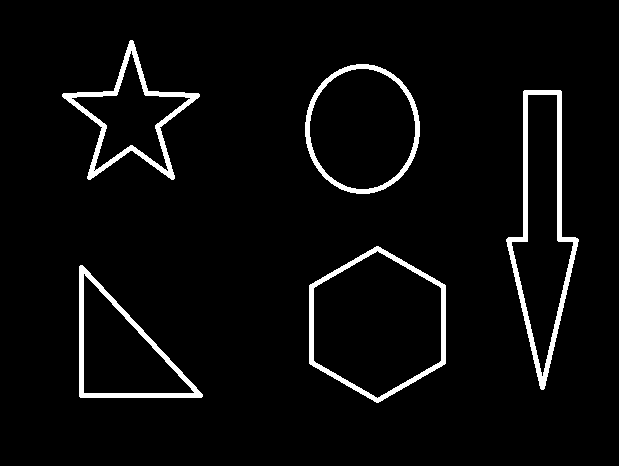
#> input picture opencv learning/操作教学/2. 图像处理/data/contours.png, 619 x 466 px, found by its file name
$ python '3.图像轮廓.py'   (older library calls are emulated)
#> lines starting #> are read from the running program, lines starting #| are printed output that depends on the picture; after the words box and inside, x2 and y2 are one past the last pixel; in counts of white or black regions, pixels touching at a corner belong together
import cv2
import numpy as np


# 图片展示
def show(img):
    cv2.imshow('1', img)
    # 0：任意键退出
    cv2.waitKey(0)
    cv2.destroyAllWindows()


# 轮廓检测：
#   必须要在二值图像上进行处理。
# cv2.findContours(img,mode,method)
#   mode:轮廓检索模式
#       RETR_EXTERNAL ：只检索最外面的轮廓；
#       RETR_LIST：检索所有的轮廓，并将其保存到一条链表当中；
#       RETR_CCOMP：检索所有的轮廓，并将他们组织为两层：顶层是各部分的外部边界，第二层是空洞的边界;
#       RETR_TREE：检索所有的轮廓，并重构嵌套轮廓的整个层次;（主要使用这个）
#
#   method:轮廓逼近方法
#       CHAIN_APPROX_NONE：正常画出轮廓。以Freeman链码的方式输出轮廓，所有其他方法输出多边形（顶点的序列）。
#       CHAIN_APPROX_SIMPLE：精简轮廓，只保留终点。压缩水平的、垂直的和斜的部分，也就是，函数只保留他们的终点部分。

img = cv2.imread('data\contours.png')
#> img is the input picture: shape (466, 619, 3); 4.2% white; 5 white regions, box (x1, y1, x2, y2) and area: (506, 90, 579, 390) 3301, (62, 40, 200, 180) 2541, (309, 246, 446, 403) 2264, (79, 265, 203, 398) 2101, (305, 64, 420, 194) 1846
gray = cv2.cvtColor(img, cv2.COLOR_BGR2GRAY)
#> gray: shape (466, 619); 4.2% white; 5 white regions
# 二值处理，图片中非黑即白
ret, thresh = cv2.threshold(gray, 127, 255, cv2.THRESH_BINARY)
show(thresh)

# 1.检测轮廓
#   binary：原图
#   contours：轮廓信息
#   hierarchy：层级
binary, contours, hierarchy = cv2.findContours(thresh,
                                               cv2.RETR_TREE,
                                               cv2.CHAIN_APPROX_NONE)
#> contours = 11 contours, 1 with area under 20; largest, box (x1, y1, x2, y2) and area: (309, 246, 446, 403) 15986, (313, 250, 442, 399) 14136, (305, 64, 420, 194) 11560, (506, 90, 579, 390) 11396, (309, 68, 416, 190) 10048

# 2.绘制轮廓
# cv2.drawContours() 会在绘制的同时对原图像进行改变,要使用备份进行绘制
draw_img = img.copy()
# (原图, 轮廓, 第几个轮廓(-1表示全部), 线条颜色(BGR), 线条宽度)
cv2.drawContours(draw_img, contours, -1, (0, 0, 255), 2)
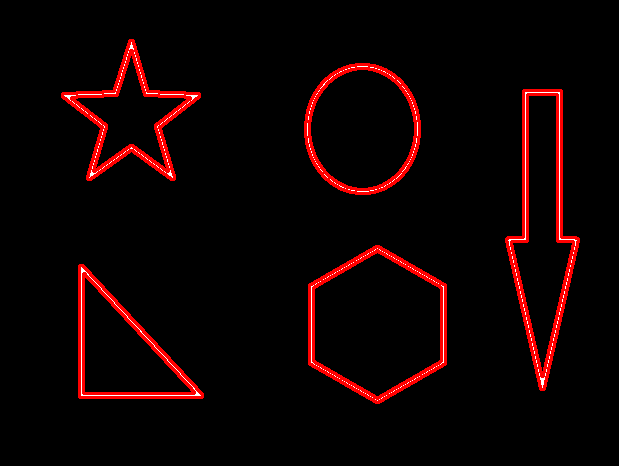
#> draw_img: shape (466, 619, 3); 5.49% of pixels changed, all inside (x1, y1, x2, y2) = (61, 39, 580, 404)
show(draw_img)

# 3.轮廓特征计算
# 取出一个轮廓
cnt = contours[0]
#> cnt = contour of 387 points, box (x1, y1, x2, y2) (79, 265, 203, 398), area 8500
# 计算面积
cv2.contourArea(cnt)
# 计算周长
cv2.arcLength(cnt, True)

# 4.轮廓近似
# 获取更加平滑的轮廓形状，将曲线近似为直线
# 求两点间的曲线距离两点间直线的最大长度，若小于阈值，则可以将该曲线近似为直线
img = cv2.imread('data\contours2.png')
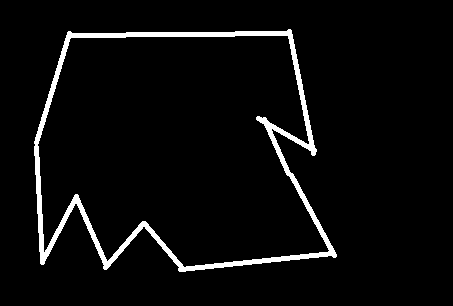
#> input picture opencv learning/操作教学/2. 图像处理/data/contours2.png, 453 x 306 px, found by its file name
#> img is the input picture: shape (306, 453, 3); 4.3% white; 1 white region, box (x1, y1, x2, y2) and area: (34, 29, 337, 272) 6022
# 灰度图二值处理
gray = cv2.cvtColor(img, cv2.COLOR_BGR2GRAY)
#> gray: shape (306, 453); 4.3% white; 1 white region
ret, thresh = cv2.threshold(gray, 127, 255, cv2.THRESH_BINARY)
# 轮廓检测
binary, contours, hierarchy = cv2.findContours(thresh, cv2.RETR_TREE, cv2.CHAIN_APPROX_NONE)
#> contours = 2 contours; box (x1, y1, x2, y2) and area: (34, 29, 337, 272) 57436, (37, 35, 330, 268) 52526
cnt = contours[0]
#> cnt = contour of 1133 points, box (x1, y1, x2, y2) (34, 29, 337, 272), area 57436
# 轮廓绘制
draw_img = img.copy()
res = cv2.drawContours(draw_img, [cnt], -1, (0, 0, 255), 2)
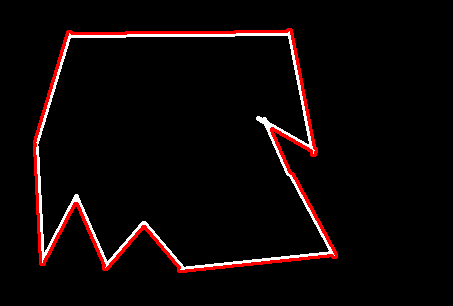
#> res: shape (306, 453, 3); mean B, G, R 6.3, 6.3, 13.8
show(res)

# 轮廓近似
# 设置阈值为周长的0.15倍
epsilon = 0.05 * cv2.arcLength(cnt, True)
#> epsilon = 63.3
# 近似函数，传入曲线转换为直线的阈值
approx = cv2.approxPolyDP(cnt, epsilon, True)
#> approx = [[291, 30], [68, 31], [40, 263], [335, 257]]

draw_img = img.copy()
res = cv2.drawContours(draw_img, [approx], -1, (0, 0, 255), 2)
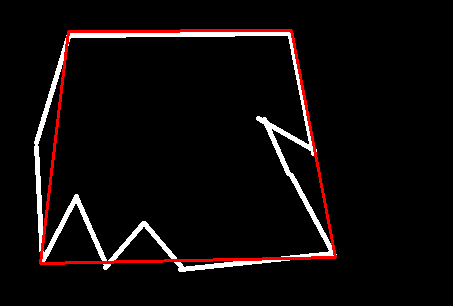
#> res: shape (306, 453, 3); mean B, G, R 9.6, 9.6, 15
show(res)

# =================================================================
# 5.绘制外接图形（将被检测目标圈起来）
# 绘制边界矩形：
img = cv2.imread('data\contours.png')
gray = cv2.cvtColor(img, cv2.COLOR_BGR2GRAY)
ret, thresh = cv2.threshold(gray, 127, 255, cv2.THRESH_BINARY)
binary, contours, hierarchy = cv2.findContours(thresh, cv2.RETR_TREE, cv2.CHAIN_APPROX_NONE)
#> contours = 11 contours, 1 with area under 20; largest, box (x1, y1, x2, y2) and area: (309, 246, 446, 403) 15986, (313, 250, 442, 399) 14136, (305, 64, 420, 194) 11560, (506, 90, 579, 390) 11396, (309, 68, 416, 190) 10048
cnt = contours[3]
#> cnt = contour of 400 points, box (x1, y1, x2, y2) (313, 250, 442, 399), area 14136

# 获取该轮廓的外接矩形
x, y, w, h = cv2.boundingRect(cnt)
#> x = 313; y = 250; w = 129; h = 149
# 绘制矩形
img = cv2.rectangle(img, (x, y), (x + w, y + h), (0, 255, 0), 2)
show(img)

# 绘制外接圆
cnt = contours[0]
#> cnt = contour of 387 points, box (x1, y1, x2, y2) (79, 265, 203, 398), area 8500
# 获取外接圆
(x, y), radius = cv2.minEnclosingCircle(cnt)
#> x = 140.5; y = 331; radius = 89.53
center = (int(x), int(y))
#> center = (140, 331)
radius = int(radius)
#> radius = 89
# 绘制外接圆
img = cv2.circle(img, center, radius, (0, 255, 0), 2)
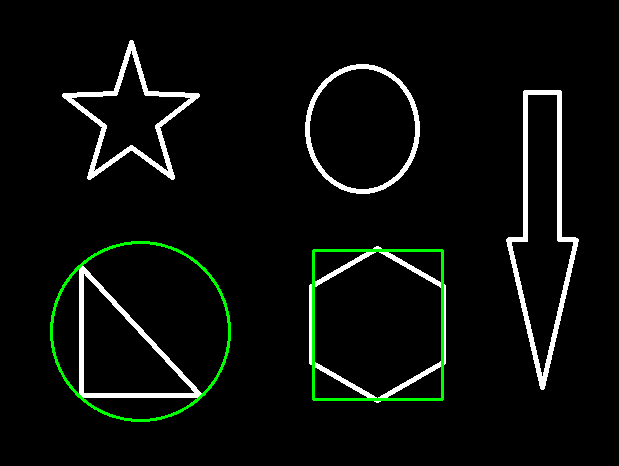
#> img: shape (466, 619, 3); mean B, G, R 10.2, 13.1, 10.2
show(img)
